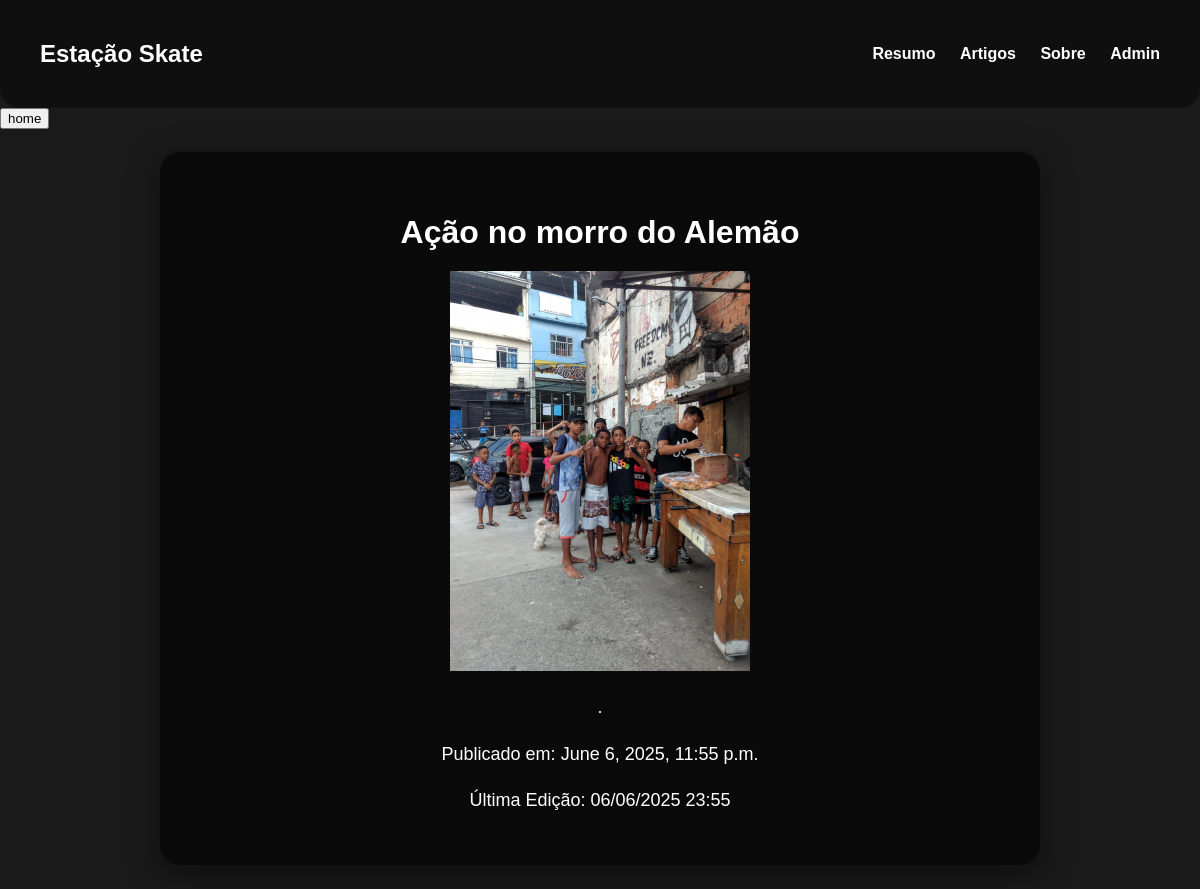
Page /blog/home/artigo/50/ on the committed database.
### blogapp/models.py (models this page shows, shortened)
class Artigo(models.Model):
    titulo = models.CharField(max_length=60)
    conteudo = models.TextField()
    imagem = models.ImageField(upload_to='artigo_images/', blank=True, null=True)
    data_publicacao = models.DateTimeField(auto_now_add=True)
    data_edicao = models.DateTimeField(auto_now=True)

### blogapp/views.py (the view)
# urls.py: path('home/artigo/<int:artigo_id>/', views.artigo, name='artigo'),
def artigo(request, artigo_id):
    artigo = get_object_or_404(Artigo, id=artigo_id)
    return render(request, 'artigo.html', {'artigo': artigo})

### blogapp/templates/artigo.html (shortened to what this page needs)
<!DOCTYPE html>
<html lang="en">
<head>
    {% load static %}
    <link rel="stylesheet" href="{% static 'css/style.css' %}">
</head>
<body class="bg">
    <div class="navbar">
        <h2>Estação Skate</h2>
        <nav>
            <a href="#">Resumo</a>
            <a href="#">Artigos</a>
            <a href="#">Sobre</a>
            <a href="#">Admin</a>
        </nav>
    </div>
    <a href="/blog/home/" class="Artigo">
        <button>home</button>
    </a>
    <div class="artigo-container">
        <div class="artigo-card">
            <h1>{{ artigo.titulo }}</h1>
            <img src="{{ artigo.imagem.url }}" alt="{{ artigo.titulo }}" style="max-width: 100%;">
            <p>{{ artigo.conteudo }}</p>
            <p>Publicado em: {{ artigo.data_publicacao }}</p>
            <p>Última Edição: {{ artigo.data_edicao|date:"d/m/Y H:i" }}</p>
        </div>
    </div>
</body>
</html>

### blogapp/static/css/style.css (style rules this page uses)
html { scroll-behavior: smooth; }
:root { --color-dark: #1A1A1A; --color-light: #F5F5F5; --color-coral: #FF6F61; --color-coral-claro: #FFA79D; --color-teal: #4ECDC4; --color-sunny: #FFE66D; }
body { background-color: var(--color-dark); background-size: cover; background-repeat: repeat; background-position: center; }
a { text-decoration: none; color: var(--color-coral); }
.bg { background-color: #1A1A1A; background-size: cover; margin: 0; padding: 0; font-family: sans-serif; color: white; }
.navbar { display: flex; justify-content: space-between; align-items: center; padding: 20px 40px; backdrop-filter: blur(10px); background: rgba(0, 0, 0, 0.4); border-radius: 0 0 20px 20px; }
.navbar h2 { font-size: 24px; }
.navbar nav a { color: white; margin-left: 20px; text-decoration: none; font-weight: bold; }
.artigo-container { display: flex; justify-content: center; align-items: center; min-height: 90vh; padding: 20px; }
.artigo-card { background: rgba(0, 0, 0, 0.6); backdrop-filter: blur(12px); padding: 40px; border-radius: 20px; box-shadow: 0 8px 30px rgba(0, 0, 0, 0.5); max-width: 800px; width: 100%; text-align: center; }
.artigo-card h1 { font-size: 32px; margin-bottom: 20px; }
.artigo-card p { font-size: 18px; line-height: 1.6; margin-bottom: 10px; }
.artigo-card img { width: auto; height: auto; max-width: 400px; max-height: 400px; align-items: center; }

### rows in the picture
Artigo: titulo "Ação no morro do Alemão", imagem (picture), conteudo ".", data_publicacao "June 6, 2025, 11:55 p.m.", data_edicao "06/06/2025 23:55"
